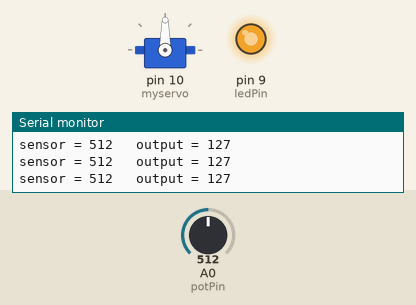
Simulated run of this sketch. Board: Arduino Uno, built with avr-gcc and run on an emulated ATmega328P. On the bench: servo, output pins drawn as LEDs (lit = HIGH), the last lines printed to the serial monitor. The inputs (shaded band) are chosen by the test bench; at power-on: A0 (potPin) = 512.

Above: at 1.2 s.
1.3 s: A0 (potPin) set to 413
At 1.49 s:
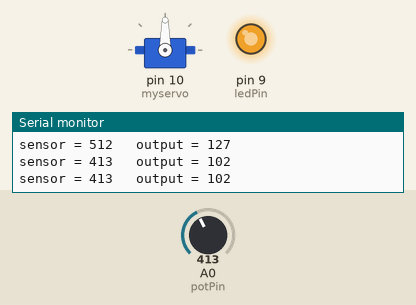
4.3 s: A0 (potPin) set to 389
At 4.61 s:
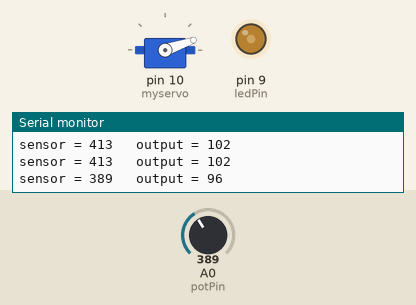
7.3 s: A0 (potPin) set to 716
At 7.63 s:
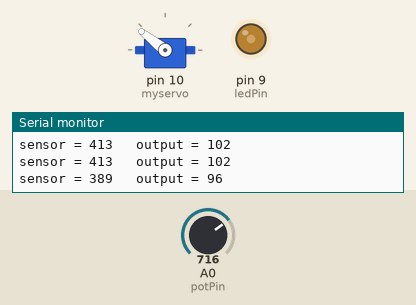
10.3 s: A0 (potPin) set to 170
At 10.58 s:
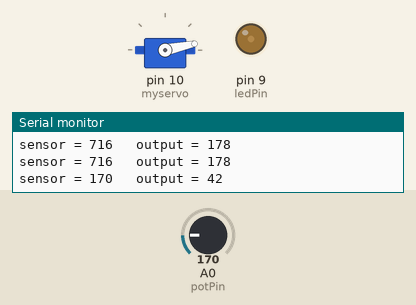
13.3 s: A0 (potPin) set to 0
Timing chart, 0 to 20.3 s (numbered marks = the images above; inputs shaded):
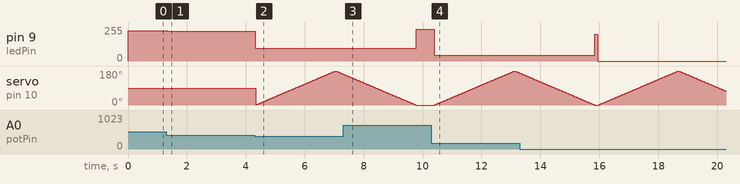

The sketch:

servo_and_potentiometer.ino
```cpp
/* Learn how to use a potentiometer to fade an LED with Arduino - Tutorial
   More info and circuit schematic: http://www.ardumotive.com/arduino-tutorials/arduino-fade-led
   Dev: Michalis Vasilakis / Date: 25/10/2014                                                   */

// add servo header file
#include <Servo.h>

//Constants:
const int ledPin = 9;  //pin 9 has PWM funtion output
const int potPin = A0; //pin A0 to read analog input

//Variables for potentiometer
int value; //save analog value
int sensorValue = 0;        // value read from the pot
int outputValue = 0;        // value output to the PWM (analog out)

// variables for servo
Servo myservo;  // create servo object to control a servo
// twelve servo objects can be created on most boards
int pos = 0;    // variable to store the servo position
bool lightLow = false;

void setup(){
  //Input or output?
  pinMode(ledPin, OUTPUT);
  pinMode(potPin, INPUT); //Optional
  myservo.attach(10);  // attaches the servo on pin 10 to the servo object
  // initialize serial communications at 9600 bps:
  Serial.begin(9600);

}

void loop(){
  /* potentiometer code */
  value = analogRead(potPin);          //Read and save analog value from potentiometer
  value = map(value, 0, 1023, 200, 255); //Map value 0-1023 to 0-255 (PWM)
  analogWrite(ledPin, value);          //Send PWM value to led
  delay(100);                          //Small delay

  /*serial stuff*/
  // read the analog in value:

  sensorValue = analogRead(potPin);

  // map it to the range of the analog out:

  outputValue = map(sensorValue, 0, 1023, 0, 255);

  // change the analog out value:

  analogWrite(ledPin, outputValue);

  // print the results to the Serial Monitor:
  Serial.print("sensor = ");
  Serial.print(sensorValue);
  Serial.print("\t output = ");
  Serial.println(outputValue);

  if (sensorValue < 400){
    lightLow = true;
  }
  else{
    lightLow = false;
  }

  if (lightLow){ // if potentiometer is below 400, this means LED light is low. Move motor
    for (pos = 0; pos <= 180; pos += 1) { // goes from 0 degrees to 180 degrees
      // in steps of 1 degree
      myservo.write(pos);              // tell servo to go to position in variable 'pos'
      delay(15);                       // waits 15ms for the servo to reach the position
    }
    for (pos = 180; pos >= 0; pos -= 1) { // goes from 180 degrees to 0 degrees
      myservo.write(pos);              // tell servo to go to position in variable 'pos'
      delay(15);                       // waits 15ms for the servo to reach the position
    }
  }
  // wait 2 milliseconds before the next loop for the analog-to-digital

  // converter to settle after the last reading:

  delay(2);
}
```

Measured:
- the behaviour switches between 400 and 399 on A0 (potPin) (found by bisection; images 1 and 2)
- after the input at 1.3 s, pin 9 (ledPin): 227/255 → 222/255 at once
- after the input at 4.3 s, pin 9 (ledPin): 222/255 → 96/255 at once
- after the input at 7.3 s, servo on pin 10 (myservo): goes on until 9.8 s, then stays 0°
- after the input at 10.3 s, pin 9 (ledPin): 238/255 → 42/255 after 0.09 s; servo on pin 10 (myservo): rises from 0° to 180° in 2.7 s, then falls to 169° in 0.18 s
